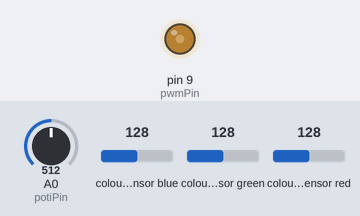
Bench run of a sketch on a simulated Arduino Uno, built with avr-gcc and run on an emulated ATmega328P. Shown: output pins drawn as LEDs (lit = HIGH). The test bench sets the inputs (shaded band); at power-on: A0 (potiPin) = 512, colour sensor blue 128, colour sensor green 128, colour sensor red 128. What the sketch prints to the serial monitor is not drawn.

Above: at 1.2 s.
1.3 s: A0 (potiPin) set to 716
At 2.0 s:
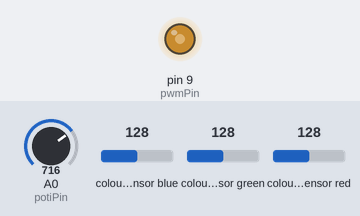
2.8 s: A0 (potiPin) set to 306
At 3.1 s:
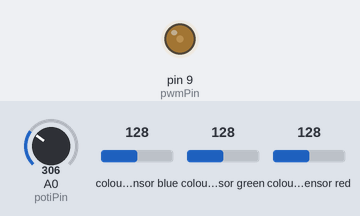
Timing chart, 0 to 5.8 s (numbered marks = the images above; inputs shaded):
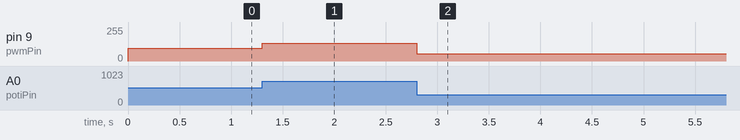

Measured:
- after the input at 1.3 s, pin 9 (pwmPin): 95/255 → 132/255 at once
- after the input at 2.8 s, pin 9 (pwmPin): 132/255 → 56/255 at once

The sketch:

ColorSorter_ColorSensor.ino
```cpp
//
// A color sensor example.
//

#include "ColorSensor.h"
ColorSensor sensor;

/*
 * Dimmed led by pwm
 * Refresh rate about 100 Hz needed to 'look' continuous.
 */
class DimmedLed {
  int potiPin = 0;
  int pwmPin = 9;
  unsigned long last_millis;
public:
  unsigned int duty;
  unsigned long duration;
  int begin() { last_millis = millis(); return 1;}
  void loop() {
    duty = map ( analogRead(potiPin) , 0 , 1023 , 0 , 190 );
    analogWrite(pwmPin, duty);
    unsigned long next_millis = millis();
    duration = millis() - last_millis;
    last_millis = next_millis;
  }
};

DimmedLed light;

#define SENSOR_STATE_ERROR 0
#define SENSOR_STATE_INIT 1
#define SENSOR_STATE_MEASURE 2
#define SENSOR_STATE_READ 3

int sensor_state = SENSOR_STATE_INIT;

void setup() {
  Serial.begin(115200);
  while (! Serial) ;

  sensor_state = SENSOR_STATE_INIT;

  // start the engine
  if (! sensor.begin()) {
    Serial.println(F("Failed to setup sensor!"));
    sensor_state = SENSOR_STATE_ERROR;
  }
  if (! light.begin()) {
    Serial.println(F("Failed to setup light!"));
    sensor_state = SENSOR_STATE_ERROR;
  }
}

unsigned long last_millis;

int need_measure(unsigned long limit) {
    unsigned long next_millis = millis();
    unsigned long duration = millis() - last_millis;
    if (duration < limit)
      return 0;
    last_millis = next_millis;
    return 1;
}
void loop() {
  // dimmed light
  light.loop();
  Serial.print(F("Duration ")); Serial.print(light.duration); Serial.println(F(" [ms]"));
  Serial.print(F("Duty     ")); Serial.print(light.duty); Serial.println(F(" [0..190]"));

  // FSM to run the sensor
  switch (sensor_state) {
    case SENSOR_STATE_INIT:
      last_millis = millis();
      sensor_state = SENSOR_STATE_MEASURE;
      break;
    case SENSOR_STATE_MEASURE:
      if (need_measure(1000))
       sensor_state = SENSOR_STATE_READ;
      break;
    case SENSOR_STATE_READ:
      sensor.read();
      /* add some trace info */
      Serial.print(F("Color "));
      Serial.print(sensor.red()); Serial.print(F(", "));
      Serial.print(sensor.green()); Serial.print(F(", "));
      Serial.print(sensor.blue()); Serial.print(F(", "));
      Serial.print(sensor.clear()); Serial.println();

      sensor_state = SENSOR_STATE_INIT;
      break;
    case SENSOR_STATE_ERROR:
      Serial.println(F("**error detected: stopped!"));
      delay(1000);
      break;
    default:
      Serial.println(F("invalid state!"));
      delay(1000);
      break;
  }

}
```

ColorSensor.h
```cpp
#ifndef ColorSensor_h
#define ColorSensor_h

#include <Arduino.h>
// I2C device with address 39
#include "Adafruit_APDS9960.h"

// ColorSensor: measures the color of a single brick
//
// * read: reads a live color value
// * r,g,b: access to the color values read
//
class ColorSensor {
private:
  int delay_ms = 5;
  int clear_min = 50; /* minimum intensity for rgb conversion */
  float clear_base = 755.0; /* base intensity for rgb conversion */
  Adafruit_APDS9960 sensor; /* using the color sensor only */
public:
  /* white reference color value to normalized to (255,255,255) */
  uint16_t white_raw_r, white_raw_g, white_raw_b, white_raw_c;
  uint16_t raw_r, raw_g, raw_b, raw_c;
  uint16_t r, g, b, c;
public:
  ColorSensor() {}
  int begin() {
    int ret = sensor.begin();
    if (ret != 0) {
      sensor.enableColor(true); /* enable no interrupt */
    }
    return ret;
  }
  void read() {
    while (! sensor.colorDataReady()) {
      delay(delay_ms);
    }
    sensor.getColorData(&raw_r, &raw_g, &raw_b, &raw_c);
    normalize();
  }
  int red() { return r; }
  int green() { return g; }
  int blue() { return b; }
  int clear() { return c; }
 private:
   void notcleared() {
      r = raw_r; g = raw_g; b = raw_b; c = raw_c;
   }
   void interpolate() {
    float cscale = clear_base / float(raw_c);
    r = (int) (float(raw_r) * cscale);
    g = (int) (float(raw_g) * cscale);
    b = (int) (float(raw_b) * cscale);
    c = (int) clear_base;
   }
   void normalize() {
    if (raw_c < clear_min) {
      /* use raw values if it is not lite up */
      notcleared();
    } else {
      /* linear approach for scaling */
      interpolate();
    }
   }
};
#endif
```
